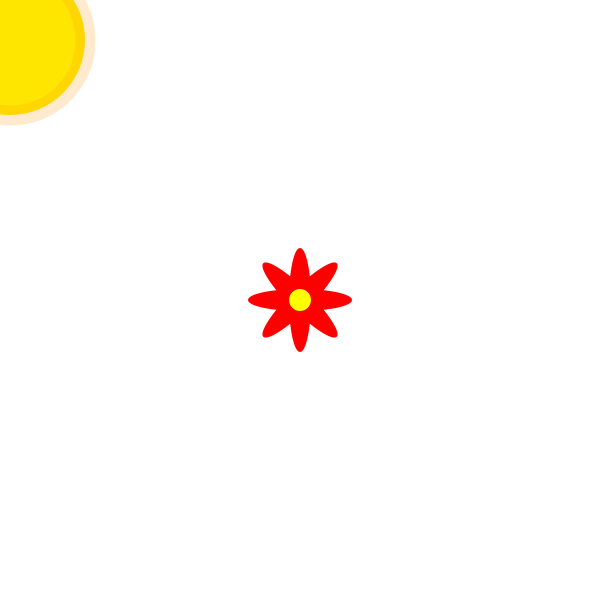
Frame 1 (no input)
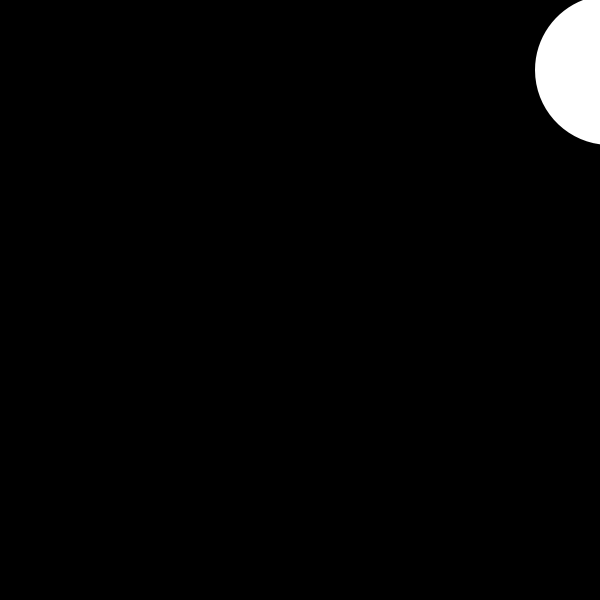
Frame 60 (the mouse pressed at the canvas centre just before this capture)
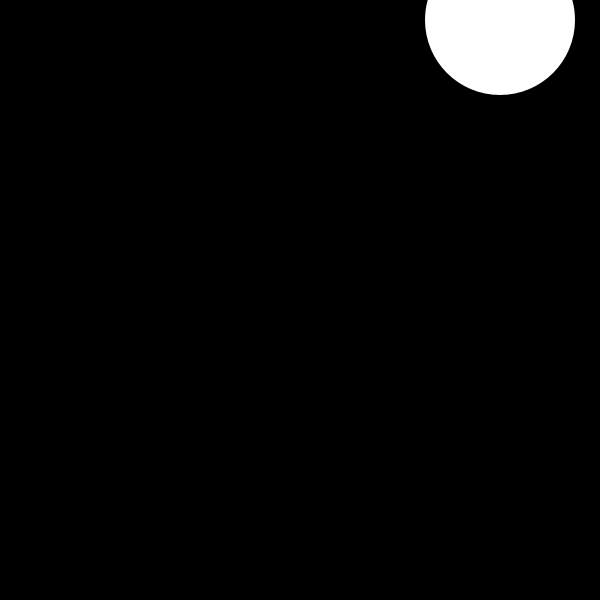
Frame 120 (the mouse held since frame 60 and released just before this capture)

The Processing sketch that drew these frames (run headless with seeded random() and noise(); from frame 60 on, the mouse is pressed at the canvas centre):

// Processing sketch: processing_171559
// ── processing_171559.pde

Flower[] flowers= new Flower [1];
Sun[] suns= new Sun [1];

 

void setup() {
  
  size(600,600);

  smooth(); 
  
  frameRate (10); 
  
  for(int i = 0; i < flowers.length; i++){
  flowers[i] = new Flower();
  }
  
  for(int i = 0; i < suns.length; i++){
  suns[i] = new Sun();

}
  }
  


void draw() {
  background(255);
  
  for (int i = 0; i< flowers.length; i++) {
     flowers[i].grow();
      flowers[i].display();
  }
  for(int i = 0; i < suns.length; i++){
    suns[i].display();
    suns[i].roll();
  }
  
}
  
  

  

  
float r = 20;
int y= 100 ;
int a = (width/2);
int b = (width/2);


class Flower{

void display (){


noStroke();
translate(width/2,height/2);
 
//petals 
pushMatrix();
rotate(radians(45));
fill(255,0,0);
ellipse(0, 0, r, y);
ellipse(0, 0, y, r);
popMatrix();
 
//petals 
fill(255,0,0);
ellipse(0, 0, r, y);
ellipse(0, 0, y, r);
 
//center of the flower
fill(255,255,0);
ellipse(0, 0, r, r);

// stem
//rotate(-PI/4);
//ellipse(0, 0, 100, 20);

        
}

void grow() {
r = r+2;  // increases the size of the circles 
  if (r == 300 ){
    r = 20;
  }

y = y+4;  // increases the size of the circles 
if (y == 400 ){
 y = 100;

     //r = state * 20;
    //y = state * 20;
}
}
}


int x = -290;
float s = -260; 
int xspeed= 25;
int size = 150;


class Sun {
  
void display (){
  
   stroke(255,150,0,50);
  strokeWeight(20);
  fill (255,230,0);
  ellipse ( x,s, size,size);
}
void roll (){
  x= x+10;
  s= s+.5;
  
  if (s  > 20 || x> 10){
    background (0);
    noStroke();
    fill (255);
    ellipse ( x,s, size,size);
  }if (x > 500 || s > 100){
    x = -200;
    s= -300;
   background (255);

  
}
}
}
